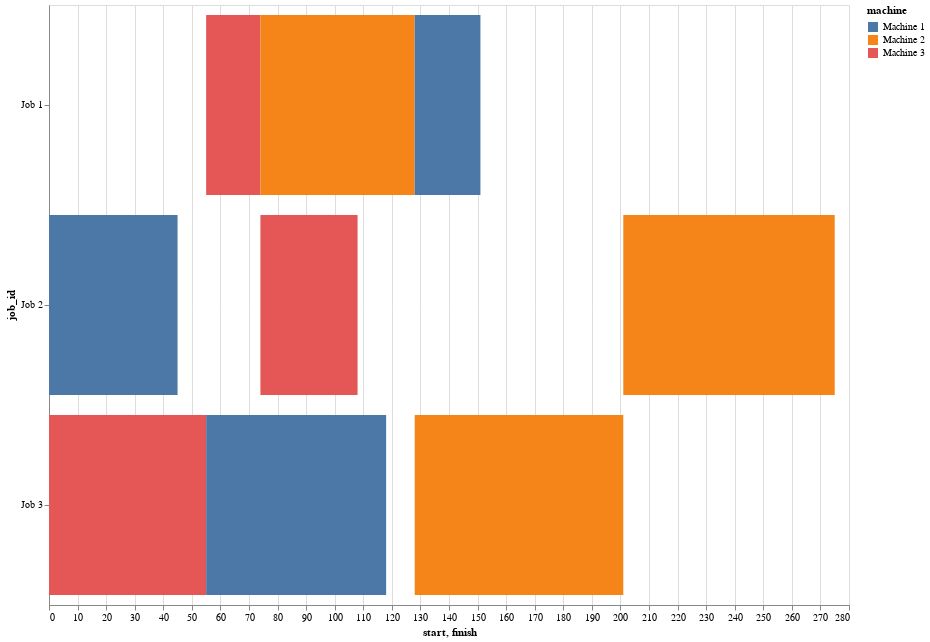

The code cell stored with this chart in its notebook:
### Code cell
using VegaLite, DataFrames

df = DataFrame(job_id = String[], start = Int[], finish = Int[], machine = String[])

for (k, v) in solution
    if occursin("start", k)
        job_id, machine_id = split(k, "_")[3:4]
        end_time = solution["job_end_" * job_id * "_" * machine_id]
        push!(df, ["Job " * job_id, v, end_time, "Machine " * machine_id])
    end
end

df |> @vlplot(:bar, 
    x = "start:q", 
    x2 = "finish:q", 
    y = {"job_id:n", sort = "ascending"}, 
    color = "machine:n",
    width = 800, 
    height = 600)

### Figure 1 — Vega-Lite specification as saved in the notebook (floating-point values rounded to 4 significant figures)
{"data": {"values": [{"finish": 74, "job_id": "Job 1", "machine": "Machine 3", "start": 55}, {"finish": 128, "job_id": "Job 1", "machine": "Machine 2", "start": 74}, {"finish": 201, "job_id": "Job 3", "machine": "Machine 2", "start": 128}, {"finish": 45, "job_id": "Job 2", "machine": "Machine 1", "start": 0}, {"finish": 55, "job_id": "Job 3", "machine": "Machine 3", "start": 0}, {"finish": 118, "job_id": "Job 3", "machine": "Machine 1", "start": 55}, {"finish": 275, "job_id": "Job 2", "machine": "Machine 2", "start": 201}, {"finish": 151, "job_id": "Job 1", "machine": "Machine 1", "start": 128}, {"finish": 108, "job_id": "Job 2", "machine": "Machine 3", "start": 74}]}, "encoding": {"color": {"field": "machine", "type": "nominal"}, "x": {"field": "start", "type": "quantitative"}, "x2": {"field": "finish", "type": "quantitative"}, "y": {"field": "job_id", "sort": "ascending", "type": "nominal"}}, "height": 600, "mark": "bar", "width": 800}
